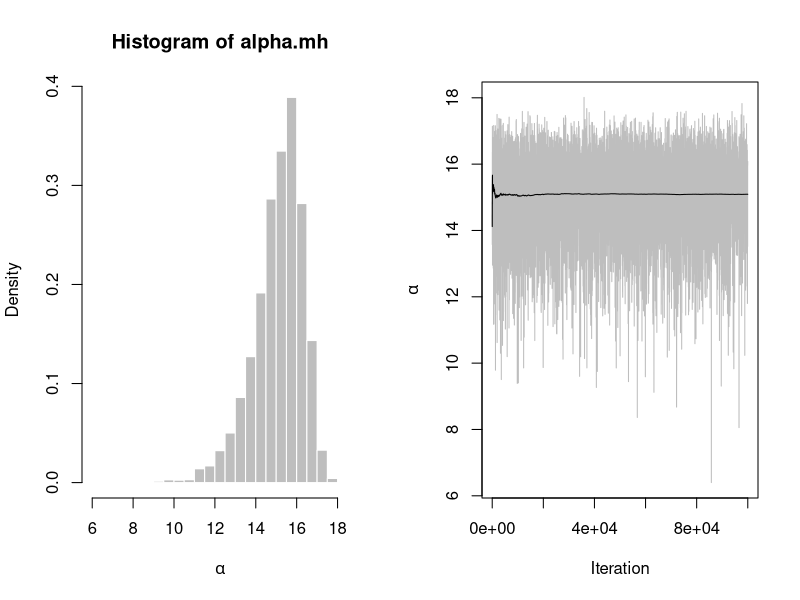
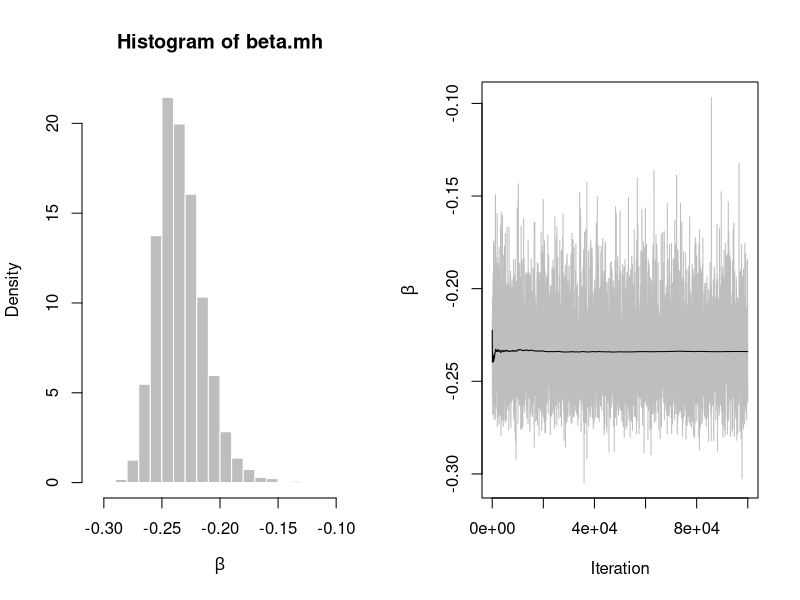
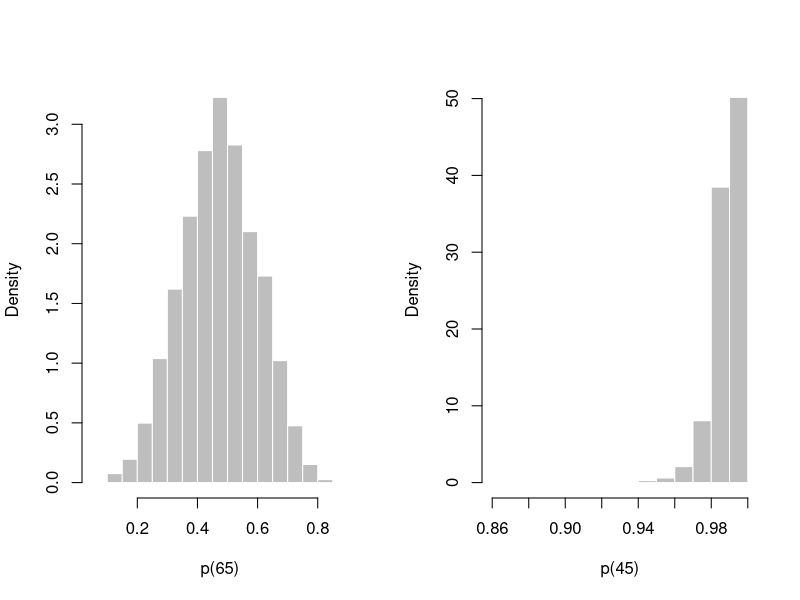

Write R code to recreate these figures, in order.
#!/usr/bin/R

# Generic Metropolis-Hastings function
MH <- function(x0, f, dprop, rprop, N, B) {
    ## x0: initializing values for MH algorithm
    ## f: the pdf of posterior; target distribution
    ## dprop: the pdf of the proposal distribution
    ## rprop: the random number gen for proposal
    ## N: Number of samples needed
    ## B: Number of burn in samples
    ## function generates N+B samples then drops B

    x <- matrix(NA, nrow = N + B, ncol = length(x0)) 
    fx <- rep(NA, N + B)
    x[1,] <- x0 ## add the initializing values
    fx[1] <- f(x0) ## initiate the M-H algorithm
    ct <- 0 ## counter for acceptance
    
    for(i in 2:(N + B)){
        u <- rprop(x[i-1,])
        fu <- f(u)
        ## use log values for computational purposes
        r <- log(fu) + log(dprop(x[i-1,])) - log(fx[i-1]) - log(dprop(u))
        R <- min(exp(r), 1)
        if(runif(1) <= R){
            ct <- ct + 1 ## update counter
            x[i,] <- u
            fx[i] <- fu
        } else {
        x[i,] <- x[i-1,]
        fx[i] <- fx[i-1]
        }
    }
    return(list(x=x[-(1:B),], fx=fx[-(1:B)], rate=ct / (N + B)))
}



# Posterior distribution
dpost <- function(theta){
    ## density of Y is binomial/bernoulli
    a <- theta[1]
    b <- theta[2]
    p <- 1 - 1 / (1 + exp(a + b * x)) ## logistic CDF
    lik <- exp(sum(dbinom(y, size=1, prob=p, log=TRUE)))
    dprior <- exp(a) * exp(-exp(a) / b.mme) * 1/ b.mme ## density of prior
    return(lik * dprior)
}


# Proposal distribution (independent proposal, so "theta0" is not used)
dprop <- function(theta){
    ## ignore theta0
    a <- theta[1]
    b <- theta[2]
    pr1 <- exp(a) * exp(-exp(a) / b.mme) / b.mme
    pr2 <- dnorm(b, b.mle, sqrt(var.b.mle))
    return(pr1 * pr2)
}




rprop <- function(theta0){
    ## independent proposals for a and b
    #a <- log(rexp(1, 1 / b.mme))
    a <- log(rexp(1, 1 / b.mme)) ## log for computational purposes
    b <- rnorm(1, b.mle, sqrt(var.b.mle))
    return(c(a, b))
}





# O-ring failure data
## Y = 1 (failure)
y <- c(1, 1, 1, 1, 0, 0, 0, 0, 0, 0, 0, 0, 1, 1, 0, 0, 0, 1, 0, 0, 0, 0, 0)
x <- c(53, 57, 58, 63, 66, 67, 67, 67, 68, 69, 70, 70, 70, 70, 72, 73, 75, 75,
76, 76, 78, 79, 81)




# Preliminary output from ML estimation
fit <- glm(y ~ x, family=binomial(logit))
print(summary(fit))
a.mle <- as.numeric(fit$coefficients[1])
b.mle <- as.numeric(fit$coefficients[2])
var.a.mle <- summary(fit)$cov.scaled[1, 1]
var.b.mle <- summary(fit)$cov.scaled[2, 2]
b.mme <- exp(a.mle + 0.577216)






# Run Metropolis-Hastings
N <- 10^5
B <- 10^4
mh.out <- MH(c(a.mle, b.mle), dpost, dprop, rprop, N, B)
alpha.mh <- mh.out$x[,1]
beta.mh <- mh.out$x[,2]

print(summary(mh.out$x))

par(mfrow = c(1,2))
hist(alpha.mh, freq=FALSE, col="gray", border="white", xlab=expression(alpha))
plot(alpha.mh, type="l", col="gray", xlab="Iteration", ylab=expression(alpha))
lines(1:N, cumsum(alpha.mh) / (1:N))

hist(beta.mh, freq=FALSE, col="gray", border="white", xlab=expression(beta))
plot(beta.mh, type="l", col="gray", xlab="Iteration", ylab=expression(beta))
lines(1:N, cumsum(beta.mh)/(1:N))

p65 <- 1 - 1 / (1 + exp(alpha.mh + beta.mh * 65))
p45 <- 1 - 1 / (1 + exp(alpha.mh + beta.mh * 45))

hist(p65, freq=FALSE, col="gray", border="white", xlab="p(65)", main="")
hist(p45, freq=FALSE, col="gray", border="white", xlab="p(45)", main="")
